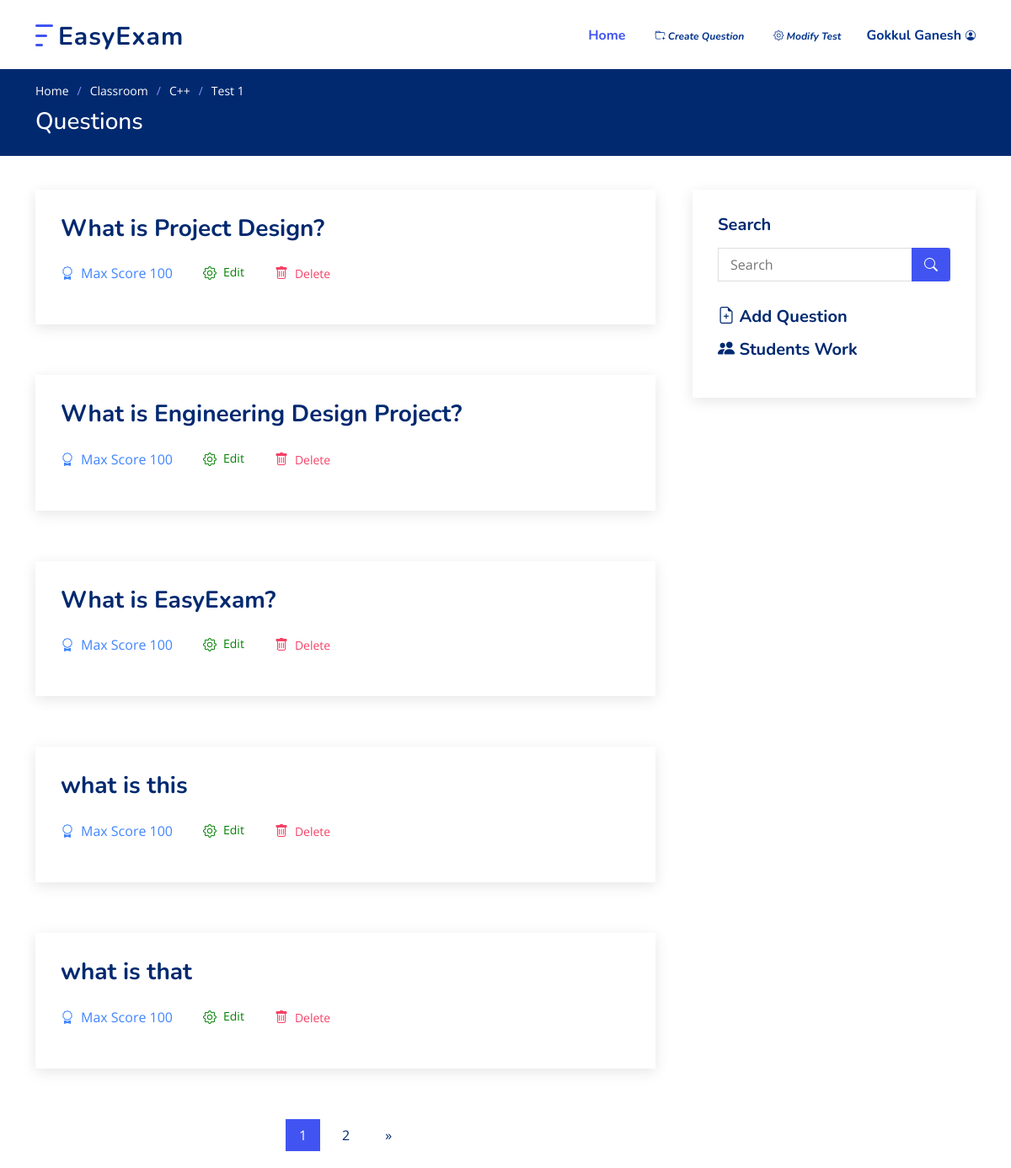
Before: /1/view_test (signed in) with the older database file.
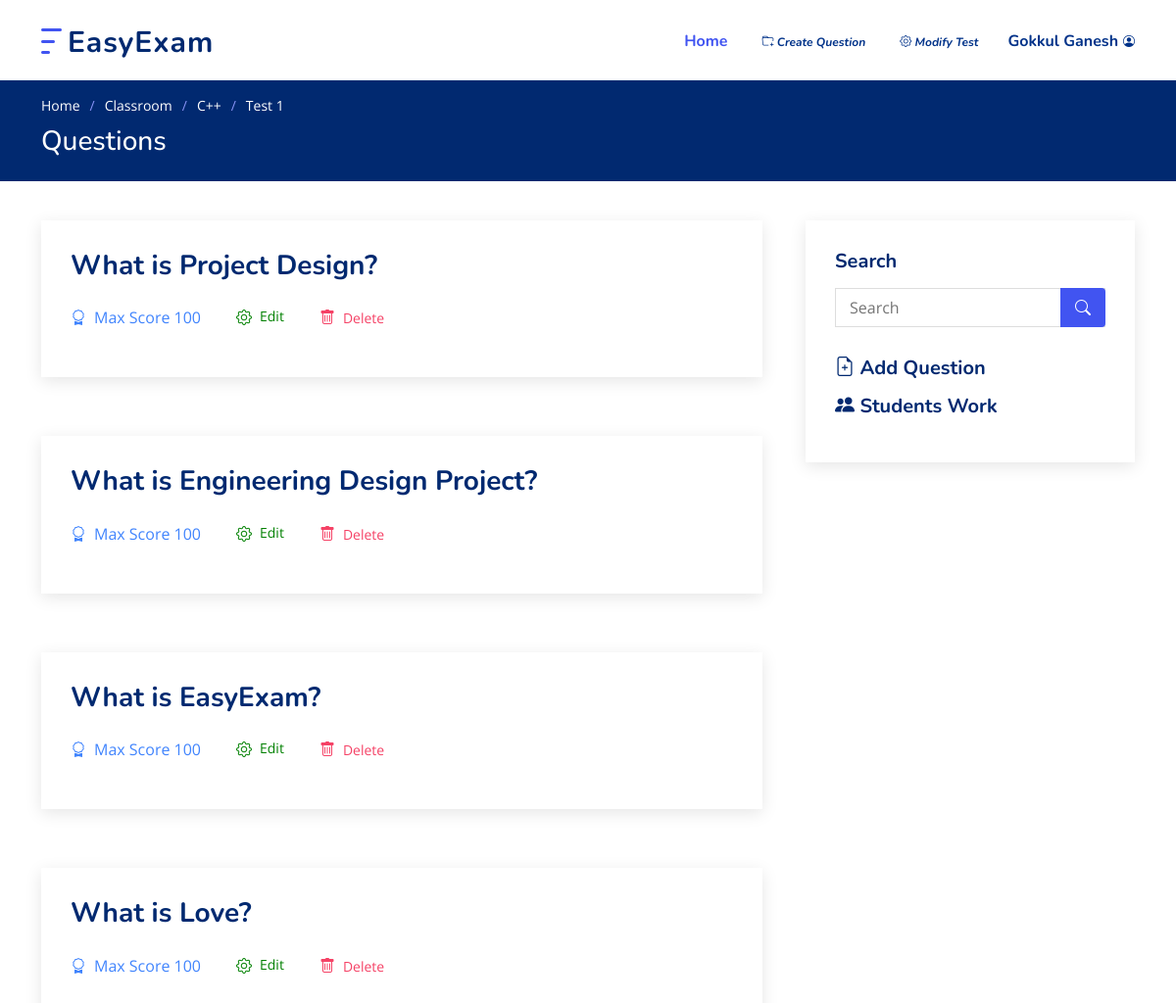
After: the same page with the newer database file.
### Classroom/models.py (models this page shows)
class Test(models.Model):
	belongs = models.ForeignKey(Classroom, on_delete=models.CASCADE)
	name = models.CharField(max_length=255)
	desc = models.CharField(max_length=2555, blank=True)
	create_time = models.DateTimeField(auto_now_add=True)
	start_time = models.DateTimeField()
	end_time = models.DateTimeField()
	def __str__(self):
		return self.name

class Classroom(models.Model):
	owner = models.ForeignKey(User, on_delete=models.CASCADE) # Teacher
	name = models.CharField(max_length=255) # class name
	code = models.CharField(max_length=5, unique=True) # code for students to join
	desc = models.CharField(max_length=255, blank=True) # class Description for optional
	def __str__(self):
		return self.name

class Question(models.Model):
	test = models.ForeignKey(Test, on_delete=models.CASCADE, related_name='questions')
	qn_text = models.CharField('Question', max_length=2000)
	key = models.CharField('Answer key', max_length=5000)
	max_score = models.PositiveSmallIntegerField(default=100)
	def __str__(self):
		return self.qn_text

### Classroom/views/Teachers.py (the view)
# urls.py: path('<int:test_id>/view_test', Teachers.view_test, name='view_test'),
@login_required(login_url='login')
@teacher_required
def view_test(request, test_id):
	qns = Question.objects.filter(test=test_id)
	test = get_object_or_404(Test, pk=test_id)
	search = request.GET.get('search')
	if search != "" and search is not None:
		qns = Question.objects.filter(test=test_id, qn_text__icontains=search)
	paginator = Paginator(qns, 5)
	page = request.GET.get('page', 1)
	try:
		qns = paginator.page(page)
	except PageNotAnInteger:
		qns = paginator.page(1)
	except EmptyPage:
		qns = paginator.page(paginator.num_pages)
	return render(request, 'teachers/view_test.html', { 'qns' : qns, 'test' : test } )

### templates/teachers/view_test.html (shortened to what this page needs)
{% extends 'base.html' %}
{% load static %}
{% block header %}
<header id="header" class="header fixed-top">
  <div class="container-fluid container-xl d-flex align-items-center justify-content-between">
    <a href="{% url 'home' %}" class="logo d-flex align-items-center">
      <img src="{% static 'assets/img/logo.png' %}" alt="">
      <span>EasyExam</span>
    </a>
    <nav id="navbar" class="navbar">
      <ul>
        <li><a class="nav-link scrollto active" href="{% url 'dashboard' %}">Home</a></li>
        {% if user.is_staff %}
          <li><a href="{% url 'create_qn' test.id %}"><i class="bi bi-folder-plus"><span> Create Question</span></i></a>
          <li><a href="{% url 'update_test' test.id %}"><i class="bi bi-gear"><span> Modify Test</span></i></a>
        {% endif %}
        <li class="dropdown"><a href="#"><span>{{ user.first_name }}</span><i class="bi bi-person-circle"></i></a>
        </li>
      </ul>
    </nav>
  </div>
</header>
{% endblock %}
{% block main %}
  <main id="main">
    <section class="breadcrumbs">
      <div class="container">
        <ol>
          <li><a href="{% url 'home' %}">Home</a></li>
          <li><a href="{% url 'dashboard' %}">Classroom</a></li>
          <li><a href="{% url 'view_class' test.belongs.id %}">{{ test.belongs }}</a></li>
          <li>{{test}}</li>
        </ol>
        <h2>Questions</h2>
      </div>
    </section>
    <section id="blog" class="blog">
      <div class="container" data-aos="fade-up">
        <div class="row">
          <div class="col-lg-8 entries">
            {% for q in qns %}
            <article class="entry">
              <h2 class="entry-title">
                <a>{{ q }}</a>
              </h2>
              <div class="entry-meta">
                <ul>
                  <li class="d-flex align-items-center"><i class="bi bi-award"></i>Max Score
                    {{ q.max_score }}
                  </li>
                  <li class="nav-item d-inline-flex  align-items-center mr-2"><a class="nav-link d-inline-flex" href="{% url 'update_qn' q.id %}" style="color: green"><i class="bi bi-gear"></i>Edit</a></li>
                  <li class="nav-item d-inline-flex  align-items-center mr-2"><a class="confirm-delete" href="{% url 'delete_qn' q.id  %}" style="color: #f54266"><i class="bi bi-trash"></i>Delete</a></li>
                </ul>
              </div>
            </article>
            {% endfor %}
            {% if qns.has_other_pages %}
            <div class="blog-pagination">
              <ul class="justify-content-center">
                {% for i in qns.paginator.page_range %}
                  {% if qns.number == i %}
                    <li class="active"><a>{{ i }}</a></li>
                  {% else %}
                    <li><a href="?page={{ i }}">{{ i }}</a></li>
                  {% endif %}
                {% endfor %}
                {% if qns.has_next %}
                  <li><a href="?page={{ qns.next_page_number }}">&raquo;</a></li>
                {% endif %}
              </ul>
            </div>
            {% endif %}
          </div>
          <div class="col-lg-4">
            <div class="sidebar">
              <h3 class="sidebar-title">Search</h3>
              <div class="sidebar-item search-form">
                <form action="" method="GET">
                  <input type="text" name="search" placeholder="Search">
                  <button type="submit"><i class="bi bi-search"></i></button>
                </form>
              </div>
              <a href="{% url 'create_qn' test.id %}"><h3 class="sidebar-title bi bi-file-earmark-plus"> Add Question</h3></a>
              <a href="{% url 'students_work' test.id %}"><h3 class="sidebar-title bi bi-people-fill"> Students Work </h3></a>
            </div>
          </div>
        </div>
      </div>
    </section>
  </main>
{% endblock %}

### templates/base.html (shortened to what this page needs)
{% load static %}
<!DOCTYPE html>
<html lang="en">
<head>
  <link href="https://cdn.jsdelivr.net/npm/bootstrap@5.0.0-beta3/dist/css/bootstrap.min.css" rel="stylesheet">
  <link rel="stylesheet" href="https://cdn.jsdelivr.net/npm/bootstrap-icons@1.4.1/font/bootstrap-icons.css">
  <link href="https://unpkg.com/aos@2.3.1/dist/aos.css" rel="stylesheet">
  <link href="https://cdn.jsdelivr.net/npm/remixicon@2.5.0/fonts/remixicon.css" rel="stylesheet">
  <link rel="stylesheet" href="https://unpkg.com/swiper/swiper-bundle.min.css" />
  <link rel="stylesheet" href="https://cdn.jsdelivr.net/npm/glightbox/dist/css/glightbox.min.css" />
  <link href="{% static 'assets/style.css' %}" rel="stylesheet">
  <link href="{% static 'myStyles.css' %}" rel="stylesheet">
</head>
<body>
  {% block header %}
  {% endblock %}
  <main id="main">
  {% block main %}
  {% endblock %}
  </main>
</body>
</html>

### static/assets/style.css (style rules this page uses)
:root { scroll-behavior: smooth; }
body { font-family: "Open Sans", sans-serif; color: #444444; }
a { color: #4154f1; text-decoration: none; }
h1, h2, h3, h4, h5, h6 { font-family: "Nunito", sans-serif; }
section { padding: 60px 0; overflow: hidden; }
.breadcrumbs { padding: 15px 0; background: #012970; min-height: 40px; margin-top: 82px; color: #fff; }
.breadcrumbs h2 { font-size: 28px; font-weight: 500; }
.breadcrumbs ol { display: flex; flex-wrap: wrap; list-style: none; padding: 0 0 10px 0; margin: 0; font-size: 14px; }
.breadcrumbs ol a { color: #fff; transition: 0.3s; }
.breadcrumbs ol li + li { padding-left: 10px; }
.breadcrumbs ol li + li::before { display: inline-block; padding-right: 10px; color: #8894f6; content: "/"; }
.header { transition: all 0.5s; z-index: 997; padding: 20px 0; }
.header .logo { line-height: 0; }
.header .logo img { max-height: 40px; margin-right: 6px; }
.header .logo span { font-size: 30px; font-weight: 700; letter-spacing: 1px; color: #012970; font-family: "Nunito", sans-serif; margin-top: 3px; }
.navbar { padding: 0; }
.navbar ul { margin: 0; padding: 0; display: flex; list-style: none; align-items: center; }
.navbar li { position: relative; }
.navbar a { display: flex; align-items: center; justify-content: space-between; padding: 10px 0 10px 30px; font-family: "Nunito", sans-serif; font-size: 16px; font-weight: 700; color: #013289; white-space: nowrap; transition: 0.3s; }
.navbar a i { font-size: 12px; line-height: 0; margin-left: 5px; }
.navbar a:hover, .navbar .active, .navbar li:hover > a { color: #4154f1; }
.blog { padding: 40px 0 20px 0; }
.blog .entry { padding: 30px; margin-bottom: 60px; box-shadow: 0 4px 16px rgba(0, 0, 0, 0.1); }
.blog .entry .entry-title { font-size: 28px; font-weight: bold; padding: 0; margin: 0 0 20px 0; }
.blog .entry .entry-title a { color: #012970; transition: 0.3s; }
.blog .entry .entry-meta { margin-bottom: 15px; color: #4084fd; }
.blog .entry .entry-meta ul { display: flex; flex-wrap: wrap; list-style: none; align-items: center; padding: 0; margin: 0; }
.blog .entry .entry-meta ul li + li { padding-left: 20px; }
.blog .entry .entry-meta i { font-size: 16px; margin-right: 8px; line-height: 0; }
.blog .entry .entry-meta a { color: #777777; font-size: 14px; display: inline-block; line-height: 1; }
.blog .sidebar { padding: 30px; margin: 0 0 60px 20px; box-shadow: 0 4px 16px rgba(0, 0, 0, 0.1); }
.blog .sidebar .sidebar-title { font-size: 20px; font-weight: 700; padding: 0 0 0 0; margin: 0 0 15px 0; color: #012970; position: relative; }
.blog .sidebar .sidebar-item { margin-bottom: 30px; }
.blog .sidebar .search-form form { background: #fff; border: 1px solid #ddd; padding: 3px 10px; position: relative; }
.blog .sidebar .search-form form input[type="text"] { border: 0; padding: 4px; border-radius: 4px; width: calc(100% - 40px); }
.blog .sidebar .search-form form button { position: absolute; top: 0; right: 0; bottom: 0; border: 0; background: none; font-size: 16px; padding: 0 15px; margin: -1px; background: #4154f1; color: #fff; transition: 0.3s; border-radius: 0 4px 4px 0; line-height: 0; }
.blog .sidebar .search-form form button i { line-height: 0; }

Changed rows visible on the page:
removed Question: qn_text "what is this", max_score "100"
removed Question: qn_text "what is that", max_score "100"
now on this page (row unchanged): Question: qn_text "What is Love?", max_score "100"
Other visible differences:
list line gone: "1"
list line gone: "2"
